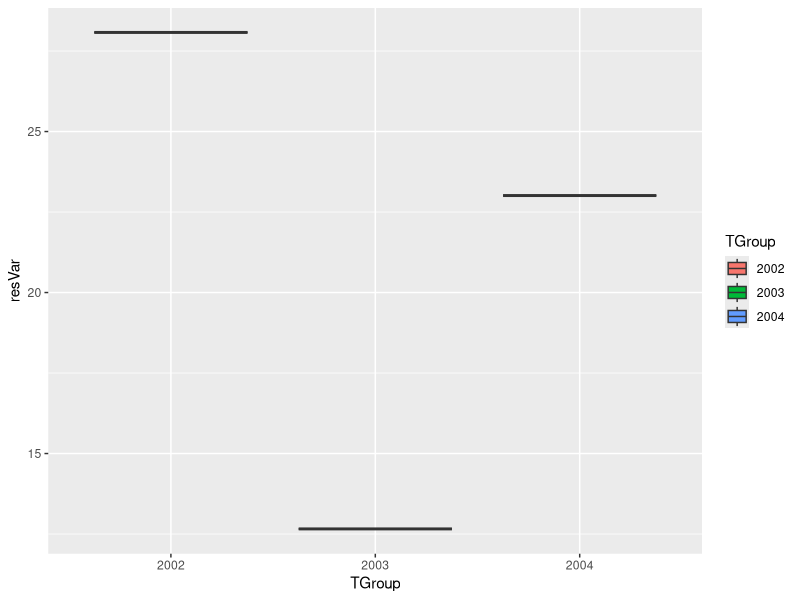

Write the R code that produced this figure.
## ---- chunk 1
knitr::opts_chunk$set(echo = TRUE)
## ---- chunk 2

library(ggplot2) # for graphics
library(MASS) # for maximum likelihood estimation
library(dplyr)

# fit normal distribution to data + grab maximum likelihood estimators

z <- read.csv("Allen et al - Proceedings B Supplementary Data - Raw Data 3.csv",header=TRUE,sep=",")
z$myVar <-z$Mean.Unique.Units.per.Cycle
summary(z)

# get stats (mean + sd) of mean.unique.units.per.cycle from Allen et al.
normPars <- fitdistr(z$myVar,"normal")
print(normPars) # mean is 20.038462 , sd is 1.014290
str(normPars)
zMean <- normPars$estimate["mean"] # note structure of getting a named attribute -> mean is 20.61364 (as stated above)
zSD <- normPars$estimate["sd"] 
# Using data from Allen et al., 2018 - mean unique units per cycle


# generate random normal data with the mean and sd from that dataset
counts <- rnorm(n=3,mean=zMean,sd=zSD)
years <- c("2002","2003","2004")

# make that normal data into a data frame
normz <- data.frame(years,counts)
print(normz)

# setting up one-way ANOVA - just the first 3 years

nGroup <-  3
nName <- c("2002","2003","2004") # names of groups
nSize <- c(1,1,1) # number of observations in each group

# get the mean + sd
# 2002
year <- normz[normz$years=="2002",]
print(year)
summary2002 <- summary(year[,"counts"])
print(summary2002)
mean2002 <- summary2002["Mean"]
print(mean2002)
sd2002 <- sd((year[,"counts"]))
print(sd2002)

# 2003
year <- normz[normz$years=="2003",]
print(year)
summary2003 <- summary(year[,"counts"])
print(summary2003)
mean2003 <- summary2003["Mean"]
print(mean2003)
sd2003 <- sd((year[,"counts"]))
print(sd2003)

# 2004
year <- normz[normz$years=="2004",]
print(year)
summary2004 <- summary(year[,"counts"])
print(summary2004)
mean2004 <- summary2004["Mean"]
print(mean2004)
sd2004 <- sd((year[,"counts"]))
print(sd2004)

# I am gettng NA for SD because there's really only one value which IS the mean, so I'm just going to assign random values

sd2002 <- 3
sd2003 <- 2
sd2004 <- 1

# adjusting the means of different groups!

# mean2002 <- 15.1
# mean2003 <- 15.2
# mean2004 <- 15.3

ID <- 1:(sum(nSize)) # ID vector for each row (sum of the number of observations) - the overall number of rows we need!

resVar <- c(rnorm(n=nSize[1],mean=mean2002,sd=sd2002),
            rnorm(n=nSize[2],mean=mean2003,sd=sd2003),
            rnorm(n=nSize[3],mean=mean2004,sd=sd2004))

# doing the ANOVA

TGroup <- rep(nName,nSize) # repeating the name by the number
ANOdata <- data.frame(ID,TGroup,resVar) #
str(ANOdata)
print(ANOdata)

# make graph

ANOPlot <- ggplot(data=ANOdata,aes(x=TGroup,y=resVar,fill=TGroup)) +
  geom_boxplot()
print(ANOPlot)


# Adjust the means of different groups: if I raise the means of all groups to 25, the ANOVA looks more uniform but still follows the same trend. If I lower the means of all groups to 15, it still seems to follow the same trend for the first 2 groups, but the last group's (2004) resVar skyrockets (not sure why). If I make mean2002 5, mean2003 15, and mean2004 25, the resVars follow the same trend. If the means are within 0.1 of each other, there still appears to be some significant difference, but with means within 0.01 of each other there is none.

# Adjust the sample sizes of different groups: by adjusting the sample size down to 3 per group, I see more of a significant difference between the 3 groups. Even given a sample size one 1, I see significance.

